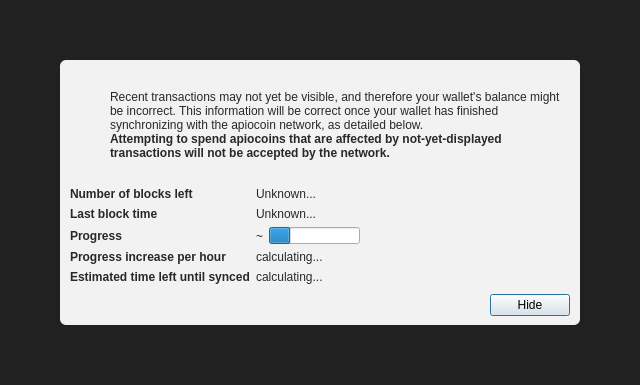
<?xml version="1.0" encoding="UTF-8"?>
<ui version="4.0">
 <class>ModalOverlay</class>
 <widget class="ModalOverlay" name="ModalOverlay">
  <property name="geometry">
   <rect>
    <x>0</x>
    <y>0</y>
    <width>640</width>
    <height>385</height>
   </rect>
  </property>
  <property name="windowTitle">
   <string>Form</string>
  </property>
  <layout class="QVBoxLayout" name="verticalLayout" stretch="0">
   <property name="sizeConstraint">
    <enum>QLayout::SetDefaultConstraint</enum>
   </property>
   <property name="leftMargin">
    <number>0</number>
   </property>
   <property name="topMargin">
    <number>0</number>
   </property>
   <property name="rightMargin">
    <number>0</number>
   </property>
   <property name="bottomMargin">
    <number>0</number>
   </property>
   <item>
    <widget class="QWidget" name="bgWidget" native="true">
     <property name="styleSheet">
      <string notr="true">#bgWidget { background: rgba(0,0,0,220); }</string>
     </property>
     <layout class="QVBoxLayout" name="verticalLayoutMain" stretch="1">
      <property name="leftMargin">
       <number>60</number>
      </property>
      <property name="topMargin">
       <number>60</number>
      </property>
      <property name="rightMargin">
       <number>60</number>
      </property>
      <property name="bottomMargin">
       <number>60</number>
      </property>
      <item>
       <widget class="QWidget" name="contentWidget" native="true">
        <property name="styleSheet">
         <string notr="true">#contentWidget { background: rgba(255,255,255,240); border-radius: 6px; }

QLabel { color: rgb(40,40,40);  }</string>
        </property>
        <layout class="QVBoxLayout" name="verticalLayoutSub" stretch="1,0,0,0">
         <property name="spacing">
          <number>0</number>
         </property>
         <property name="leftMargin">
          <number>10</number>
         </property>
         <property name="topMargin">
          <number>10</number>
         </property>
         <property name="rightMargin">
          <number>10</number>
         </property>
         <property name="bottomMargin">
          <number>10</number>
         </property>
         <item>
          <layout class="QHBoxLayout" name="horizontalLayoutIconText" stretch="0,1">
           <property name="topMargin">
            <number>20</number>
           </property>
           <item>
            <layout class="QVBoxLayout" name="verticalLayoutIcon">
             <property name="leftMargin">
              <number>0</number>
             </property>
             <item>
              <widget class="QPushButton" name="warningIcon">
               <property name="enabled">
                <bool>false</bool>
               </property>
               <property name="text">
                <string/>
               </property>
               <property name="icon">
                <iconset>
                 <normaloff>:/icons/warning</normaloff>
                 <disabledoff>:/icons/warning</disabledoff>:/icons/warning</iconset>
               </property>
               <property name="iconSize">
                <size>
                 <width>48</width>
                 <height>48</height>
                </size>
               </property>
               <property name="flat">
                <bool>true</bool>
               </property>
              </widget>
             </item>
             <item>
              <spacer name="verticalSpacerWarningIcon">
               <property name="orientation">
                <enum>Qt::Vertical</enum>
               </property>
               <property name="sizeHint" stdset="0">
                <size>
                 <width>20</width>
                 <height>40</height>
                </size>
               </property>
              </spacer>
             </item>
            </layout>
           </item>
           <item>
            <layout class="QVBoxLayout" name="verticalLayoutInfoText">
             <property name="leftMargin">
              <number>0</number>
             </property>
             <property name="topMargin">
              <number>0</number>
             </property>
             <item>
              <widget class="QLabel" name="infoText">
               <property name="text">
                <string>Recent transactions may not yet be visible, and therefore your wallet's balance might be incorrect. This information will be correct once your wallet has finished synchronizing with the apiocoin network, as detailed below.</string>
               </property>
               <property name="textFormat">
                <enum>Qt::RichText</enum>
               </property>
               <property name="wordWrap">
                <bool>true</bool>
               </property>
              </widget>
             </item>
             <item>
              <widget class="QLabel" name="infoTextStrong">
               <property name="font">
                <font>
                 <weight>75</weight>
                 <bold>true</bold>
                </font>
               </property>
               <property name="text">
                <string>Attempting to spend apiocoins that are affected by not-yet-displayed transactions will not be accepted by the network.</string>
               </property>
               <property name="textFormat">
                <enum>Qt::RichText</enum>
               </property>
               <property name="wordWrap">
                <bool>true</bool>
               </property>
              </widget>
             </item>
             <item>
              <spacer name="verticalSpacerInTextSpace">
               <property name="orientation">
                <enum>Qt::Vertical</enum>
               </property>
               <property name="sizeHint" stdset="0">
                <size>
                 <width>20</width>
                 <height>40</height>
                </size>
               </property>
              </spacer>
             </item>
            </layout>
           </item>
          </layout>
         </item>
         <item>
          <spacer name="verticalSpacerAfterText">
           <property name="orientation">
            <enum>Qt::Vertical</enum>
           </property>
           <property name="sizeHint" stdset="0">
            <size>
             <width>20</width>
             <height>40</height>
            </size>
           </property>
          </spacer>
         </item>
         <item>
          <layout class="QFormLayout" name="formLayout">
           <property name="fieldGrowthPolicy">
            <enum>QFormLayout::FieldsStayAtSizeHint</enum>
           </property>
           <property name="horizontalSpacing">
            <number>6</number>
           </property>
           <property name="verticalSpacing">
            <number>6</number>
           </property>
           <property name="topMargin">
            <number>10</number>
           </property>
           <item row="0" column="0">
            <widget class="QLabel" name="labelNumberOfBlocksLeft">
             <property name="font">
              <font>
               <weight>75</weight>
               <bold>true</bold>
              </font>
             </property>
             <property name="text">
              <string>Number of blocks left</string>
             </property>
            </widget>
           </item>
           <item row="0" column="1">
            <widget class="QLabel" name="numberOfBlocksLeft">
             <property name="text">
              <string>Unknown...</string>
             </property>
            </widget>
           </item>
           <item row="1" column="0">
            <widget class="QLabel" name="labelLastBlockTime">
             <property name="font">
              <font>
               <weight>75</weight>
               <bold>true</bold>
              </font>
             </property>
             <property name="text">
              <string>Last block time</string>
             </property>
            </widget>
           </item>
           <item row="1" column="1">
            <widget class="QLabel" name="newestBlockDate">
             <property name="sizePolicy">
              <sizepolicy hsizetype="Maximum" vsizetype="Preferred">
               <horstretch>0</horstretch>
               <verstretch>0</verstretch>
              </sizepolicy>
             </property>
             <property name="text">
              <string>Unknown...</string>
             </property>
            </widget>
           </item>
           <item row="2" column="0">
            <widget class="QLabel" name="labelSyncDone">
             <property name="font">
              <font>
               <weight>75</weight>
               <bold>true</bold>
              </font>
             </property>
             <property name="text">
              <string>Progress</string>
             </property>
            </widget>
           </item>
           <item row="2" column="1">
            <layout class="QHBoxLayout" name="horizontalLayoutSync" stretch="0,1">
             <item>
              <widget class="QLabel" name="percentageProgress">
               <property name="text">
                <string notr="true">~</string>
               </property>
              </widget>
             </item>
             <item>
              <widget class="QProgressBar" name="progressBar">
               <property name="value">
                <number>24</number>
               </property>
               <property name="format">
                <string/>
               </property>
              </widget>
             </item>
            </layout>
           </item>
           <item row="4" column="0">
            <widget class="QLabel" name="labelProgressIncrease">
             <property name="font">
              <font>
               <weight>75</weight>
               <bold>true</bold>
              </font>
             </property>
             <property name="text">
              <string>Progress increase per hour</string>
             </property>
            </widget>
           </item>
           <item row="4" column="1">
            <widget class="QLabel" name="progressIncreasePerH">
             <property name="text">
              <string>calculating...</string>
             </property>
            </widget>
           </item>
           <item row="5" column="0">
            <widget class="QLabel" name="labelEstimatedTimeLeft">
             <property name="font">
              <font>
               <weight>75</weight>
               <bold>true</bold>
              </font>
             </property>
             <property name="text">
              <string>Estimated time left until synced</string>
             </property>
            </widget>
           </item>
           <item row="5" column="1">
            <widget class="QLabel" name="expectedTimeLeft">
             <property name="text">
              <string>calculating...</string>
             </property>
            </widget>
           </item>
          </layout>
         </item>
         <item>
          <layout class="QHBoxLayout" name="horizontalLayoutButtons">
           <property name="leftMargin">
            <number>10</number>
           </property>
           <property name="topMargin">
            <number>10</number>
           </property>
           <item>
            <spacer name="horizontalSpacer">
             <property name="orientation">
              <enum>Qt::Horizontal</enum>
             </property>
             <property name="sizeHint" stdset="0">
              <size>
               <width>40</width>
               <height>20</height>
              </size>
             </property>
            </spacer>
           </item>
           <item>
            <widget class="QPushButton" name="closeButton">
             <property name="text">
              <string>Hide</string>
             </property>
             <property name="focusPolicy">
              <enum>Qt::StrongFocus</enum>
             </property>
             <property name="default">
              <bool>true</bool>
             </property>
            </widget>
           </item>
          </layout>
         </item>
        </layout>
       </widget>
      </item>
     </layout>
    </widget>
   </item>
  </layout>
 </widget>
 <customwidgets>
  <customwidget>
   <class>ModalOverlay</class>
   <extends>QWidget</extends>
   <header>qt/modaloverlay.h</header>
   <container>1</container>
  </customwidget>
 </customwidgets>
 <resources/>
 <connections/>
</ui>
